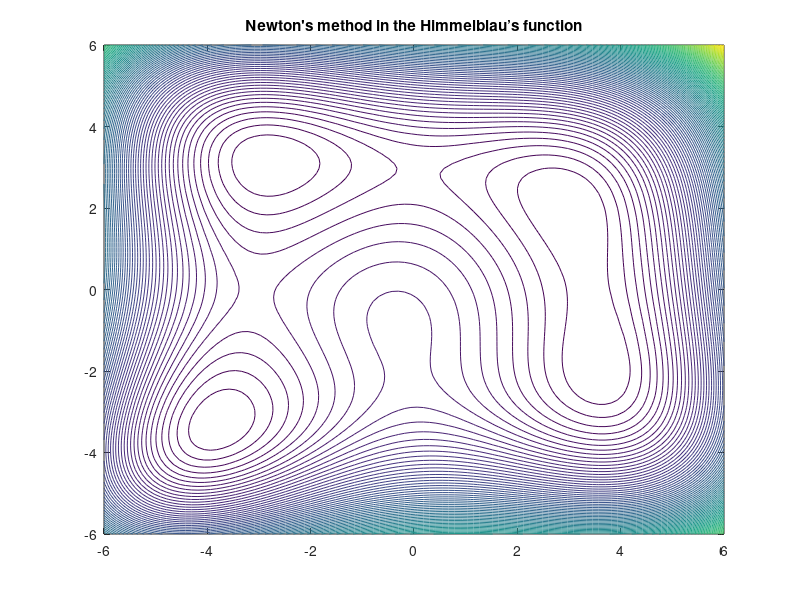

Source code (MATLAB): (Note: this script raises an error after producing the figure.)
% CODE BY: Camino Rodríguez Pérez-Carral, Rodrigo de Lera de las Heras and Jorge Lázaro Ruiz
% USAGE OF THIS CODE IS STRICTLY FOR REFERENCE ONLY, DO NOT COPY

% Rodrigo de Lera de las Heras 100452323
% Jorge Lázaro Ruiz 100452172
% Camino Rodríguez Pérez-Carral 100445091

clear;
clc;

%contour plot of the Himmelblau’s function
x = linspace(-6,6);
y = linspace(-6,6);%in the square[-6,6]
[X,Y] = meshgrid(x,y);
Z = (X.^2 + Y -11).^2 + (X+Y.^2 -7).^2;
contour(X,Y, Z,100)
title("Newton's method in the Himmelblau’s function");
hold on

%grid search
fprintf('Wait a second, we are working on the grid search...\n');

for i = -6:0.12:6
    for j=-6:0.12:6
        pointforGS = [i,j]; %get a point i, j
        xGridSearch = functionGridSearch(pointforGS); %the functionGridSearch takes the x of the point it converges to
        xGridSearch = round(xGridSearch, 6); %we round it to 6 decimals so that there is no problem comparing it with the extrema
        switch xGridSearch
            %minima:
            case 3
                hold on
                plot(i,j, '--.r')
            case -2.805118
                hold on
                plot(i,j, '--.b')
            case -3.779310
                hold on
                plot(i,j, '--.g')
            case 3.584428
                hold on
                plot(i,j, '--.y')
            %maxima
            case -0.270845
                hold on
                plot(i,j, '--.m')
            %saddle points
            case {-3.073026, 3.385154, -0.127961, 0.086678}
                hold on
                plot(i,j, '--.c')
        end
    end
end
hold off

%points
x1 = [7,7];
x2 = [27.18,0];
x3 = [0.628,318];
%we ask the user to select a point
point = input('Select a point: \n1.(-6,-6), \n2.(0.04, 3.09) \n3.(3.01, 3.03)\n4. Exit\n');
while point ~= 4 %goes on and on until exit is pressed
    %and then work on the three cases
    switch point
        case 1
            v1 = funcionNewton(x1);
            fprintf('(a) How many iterations does it take for the method to stop/converge?\n');
            whatIsIt(v1(1),v1(2),v1(3));
            fprintf('(b) What is the condition number of the Jacobian matrix at each step?\n');
            printCd(v1);
        case 2
            v2 = funcionNewton(x2);
            fprintf('(a) How many iterations does it take for the method to stop/converge?\n');
            whatIsIt(v2(1),v2(2),v2(3));
            fprintf('(b) What is the condition number of the Jacobian matrix at each step?\n');
            printCd(v2);
        case 3
            v3 = funcionNewton(x3);
            fprintf('(a) How many iterations does it take for the method to stop/converge?\n');
            whatIsIt(v3(1),v3(2),v3(3));
            fprintf('(b) What is the condition number of the Jacobian matrix at each step?\n');
            printCd(v3);
    end
    point = input('Select a point: \n1.(-6,-6), \n2.(0.04, 3.09) \n3.(3.01, 3.03)\n4. See answers to questions and exit\n');
end

%we answer the rest of the questions
fprintf('From your observations about these 3 points, is the process well-conditioned as a whole? \nWe have seen that the condition numbers for these points were always\nvery close to 1. Based on these three, it is well-conditioned.\n');

%setting up some tables that will help illustrate our conclusions
        StartingPoint = ["(-7,7)";"(0,-1000)";"(-2000,-9000)";"(-1618,0)";"(27.18,0)";"(0.628,318)";"(7,7)"]
        ConvergesTo = ["(-2.805118,3.131313)";"(3.584428,-1.848127)";"(-3.779310,-3.283186)";"(-2.805118,3.131313)";"(3.584428,-1.848127)";"(-2.805118,3.131313)";"(3,2)"];
        IterationsNeeded = ["8";"21";"25";"21";"11";"17";"8"];
        Condition = ["Well-conditioned";"Ill-conditioned";"Ill-conditioned";"Ill-conditioned";"Ill-conditioned";"Ill-conditioned";"Ill-conditioned"]
        
        tOutside = table(StartingPoint,ConvergesTo,IterationsNeeded,Condition);
fprintf('(1) What happens if the point’s orbit does, at some step, leave the square [−6, 6] × [−6, 6]? \n       To test this, we placed the initial point outside of this range.\nNo matter how far we placed it, the method always converged to a minimum. The only\ndifference was that it took more iterations, which was to be expected as some of these initial\napproximations were very off.\n');
disp(tOutside)
fprintf('(2) What happens near the crest of the hill in the middle of the square? (Observe the plotted function) \n       Looking at the results of the grid search, we see that the points closer to the hill converge to\nthe maximum point of the function. This can be expected since we are using Newton’s method\nwith an approximation very close to this critical point. If we move away from the crest of the\nhill, the points start to converge to the saddle, as can be seen in the figure.\n');
fprintf('(3) What criteria did you choose for stopping? \nWe decided to use the distance to a given value as our stopping criterion, in this case, we\n established that the difference between the value of the function and 0 is less than 10^-6. We\nchose this number because the minima in the Himmelblau function are usually represented\nwith six decimal figures, so we thought matching this precision would be correct.\nAt first, we also thought about adding a stopping criterion based on a maximum\nnumber of iterations, but after trying our algorithm with a big number of points, it rarely\nsurpassed 20 iterations, so we concluded that establishing a maximum number of iterations\nwas not necessary.');

%functions

function[vfinal] = funcionNewton(x) %recieves a vector containing the x and y of a point, and applies newton's method to it.
%It returns a vector with the point it converges to, the number of iterations, and the conditions numbers
fprintf("Applying Newton-Raphson to (%.6f,%.6f)\n", x(1), x(2));
%we made the calculations by hand because this way the program is a lot faster
f = [4*x(1)*((x(1)^2)+x(2)-11)+2*(x(1)+(x(2)^2)-7),2*((x(1)^2)+x(2)-11)+4*x(2)*(x(1)+(x(2)^2)-7)]; %Gradient of the Himmelblau function
counter = 0; %This will count the iterations needed
while (abs(f(1))+abs(f(2))>10^(-6)) %Our tolerance will be 10^-6
    f = [4*x(1)*((x(1)^2)+x(2)-11)+2*(x(1)+(x(2)^2)-7),2*((x(1)^2)+x(2)-11)+4*x(2)*(x(1)+(x(2)^2)-7)];
    J = [12*(x(1)^2)+4*x(2)-42,4*x(1)+4*x(2);4*x(1)+4*x(2),12*(x(2)^2)+4*x(1)-26]; %Jacobian matrix of f
    M = inv(J);
    prevF = f; %This is f(x^k-1)
    prev = x; %This is x^k-1
    x = transpose(prev) - M*(transpose(prevF)); % x^k = (x^k-1) -  J^-1(x^k-1) * f(x^k-1)
    x = transpose(x); %In the previous step we needed to transpose the vectors in order to perform correct matrix multiplication, and this line of code reverts it to horizontal form
    counter = counter +1; %update the counter
    
    %now we calculate the condition number of the jacobian matrix
    eigJ = eig(J); %calcualte the eigenvalues
    eigJ = abs(eigJ); %vector of eigenvalues in absolute value
    k = (max(eigJ(1),eigJ(2)))/(min(eigJ(1),eigJ(2))); %calculate the condition number k
    vk(counter) = k; %store that value in a vector
end
%we create and fill the vector it returns
vfinal(1) = counter; %first the iterations
vfinal(2) = x(1); %then the x of the point it converges to
vfinal(3) = x(2); %and the y
for i=1:counter
    vfinal(i+3)=vk(i); %and then fill it with the condition number at each step
end
end

function whatIsIt(i,x,y) %it receives a point(the point where it converged) and the number of iterations and datermines and print what that point is
    z = round((x^2+y-11)^2 + (x+y^2-7)^2,6); % Due to round-off errors, z is not exactly 0, we fix this by rounding it to 6 decimal places (the same precision has been used everywhere else in the exercise);
    if z == 0 %the minimum points of the Himmelblau function have z = 0
        fprintf("The method converges to the global minimum (%.6f,%.6f) in %d iterations.\n", x, y, i);
    elseif round(z,4) == 181.6165 %this is the only local maximum of the function. It is rounded to 4 decimal places because that is the precision where we stop having roundoff errors
        fprintf("The method converges to the local maximum (%.6f,%.6f) in %d iterations.\n", x, y, i);
    else %it is a saddle
        fprintf("The method converges to (%.6f,%.6f) in %d iterations, but the point is not an extremum, it is a saddle.\n", x, y, i);
    end
end

function[result] = functionGridSearch(x) %recieves a vector containing the x and y of a point, and applies newton's method to it.
%It returns the x of the point it converges to. It is a simpler version of
%the functionNewton
f = [4*x(1)*((x(1)^2)+x(2)-11)+2*(x(1)+(x(2)^2)-7),2*((x(1)^2)+x(2)-11)+4*x(2)*(x(1)+(x(2)^2)-7)]; %Gradient of the Himmelblau function
while (abs(f(1))+abs(f(2))>10^(-6)) %Our tolerance will be 10^-6
    f = [4*x(1)*((x(1)^2)+x(2)-11)+2*(x(1)+(x(2)^2)-7),2*((x(1)^2)+x(2)-11)+4*x(2)*(x(1)+(x(2)^2)-7)];
    J = [12*(x(1)^2)+4*x(2)-42,4*x(1)+4*x(2);4*x(1)+4*x(2),12*(x(2)^2)+4*x(1)-26];
    M = inv(J);
    prevF = f; %This is f(x^k-1)
    prev = x; %This is x^k-1
    x = transpose(prev) - M*(transpose(prevF)); % x^k = (x^k-1) -  J^-1(x^k-1) * f(x^k-1)
    x = transpose(x); %In the previous step we needed to transpose or vectors in order to perform correct matrix multiplication, and this line of code reverts it to horizontal form
end
result = x(1); %we return the x of the point it converges to
end

function printCd(vect) %it prints the condition numbers that were stored in a vector
    len = length(vect);
    disp('Condition number at each iteration: ');
    for i = 4:len
        fprintf('%.6f, ', vect(i));
    end
    if max(vect(4:len)) > 1.5 %1.5 chosen arbitrarily, it seems like a good place to draw the line between a good and a bad condition number for this exercise
        fprintf('\nThis method is ill-conditioned for this point.\nThe worst condition number is %.6f, and the best one is %.6f', max(vect(4:len)), min(vect(4:len)));
    else
        fprintf('\nThis method is well-conditioned for this point.\nThe worst condition number is %.6f, and the best one is %.6f', max(vect(4:len)), min(vect(4:len)));
    end
    fprintf('\n');
end

